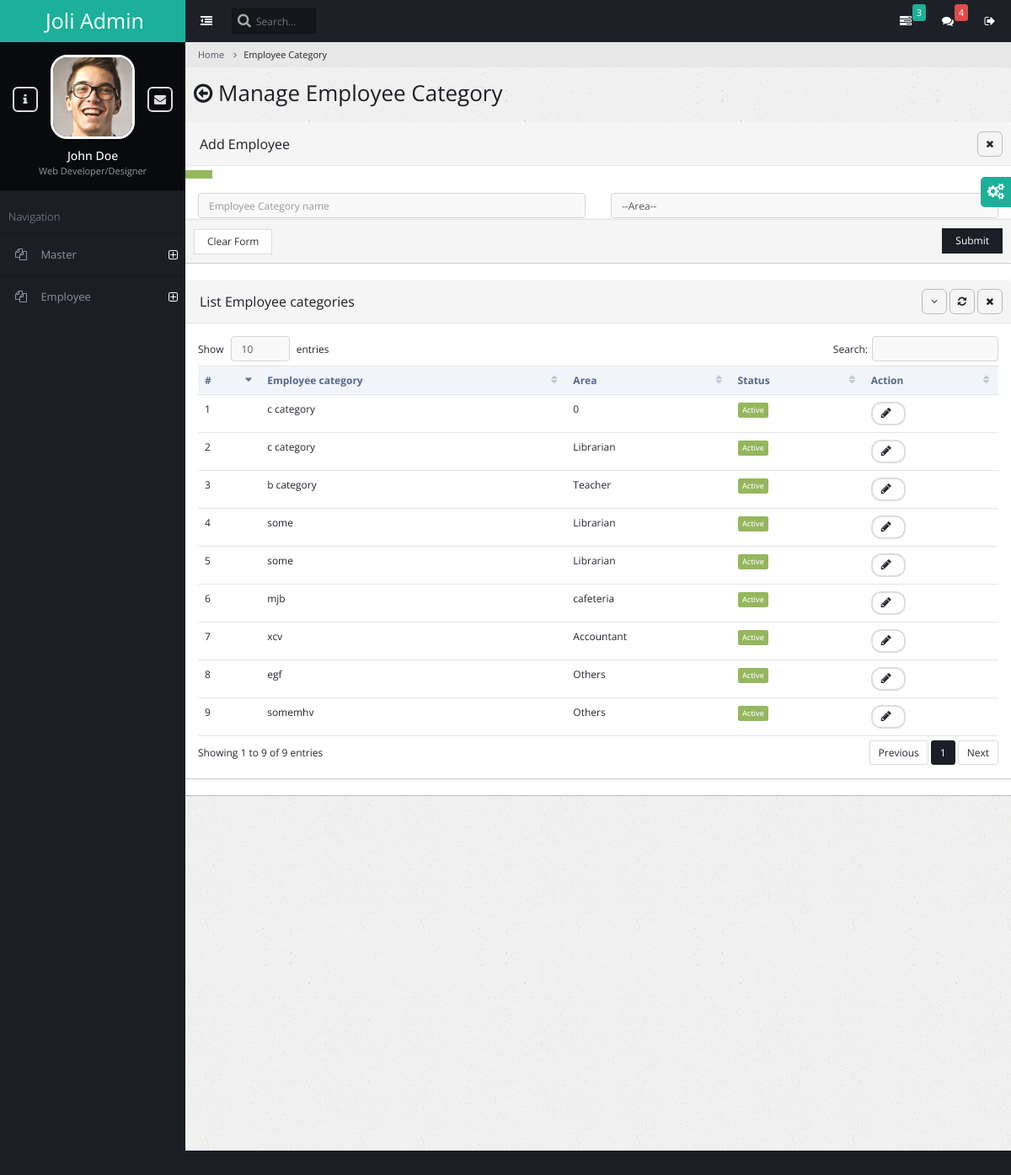
The app's page /admin_master_employee_category with its own data.
### admin_master/models.py (models this page shows)
class employee_category_master(models.Model):
    EMPLOYEE_CATEGORY_CHOICES=[
        (1,'Teacher'),
        (2,'Librarian'),
        (3,'cafeteria'),
        (4,'Accountant'),
        (5,'Others')
    ]
    name=models.CharField(max_length=100)
    area=models.IntegerField(choices=EMPLOYEE_CATEGORY_CHOICES)
    status=models.IntegerField(default=1)

### admin_master/views.py (the view, shortened to what this page needs)
# urls.py: path('admin_master_employee_category',admin_master_employee_category,name='master_employee'),
def admin_master_employee_category(request):
    message=''
    msg=''
    display=employee_category_master.objects.all()
    return render(request,'admin_master_employee_category_manage.html',{'msg':message,'mseg':msg,'display':display,'settings':settings})

### admin_master/templates/admin_master_employee_category_manage.html (shortened to what this page needs)
{% extends 'index.html' %}
{% load static %}
{% block content %}
<ul class="breadcrumb">
    <li><a href="#">Home</a></li>
    <li class="active">Employee Category</li>
</ul>
<div class="page-title">
    <h2><span class="fa fa-arrow-circle-o-left"></span> Manage Employee Category</h2>
</div>
<div class="panel panel-default">
    <div class="panel-heading">
    <h3 class="panel-title">Add Employee</h3>
<ul class="panel-controls">
<li><a href="#" class="panel-remove"><span class="fa fa-times"></span></a></li>
</ul>
</div>
{% if mesg != '' %}
<button class="btn btn-success" onClick="noty({text: 'Successful action', layout: 'topRight', type: 'success'});">{{mesg}}</button>
{% endif %}
<form method="post">{% csrf_token %}
    <div class="col-md-6 col-xs-6">
        <input type="text" class="form-control" autofocus required name="emp_cat_name" placeholder="Employee Category name"/>
    </div>
                <div class="form-group">
                    <div class="col-md-6 col-xs-6">
                        <select  class="form-control" name="area">
                            <option>--Area--</option>
                        </select>
                </div>
            </div>
    <div class="panel panel-default">
    <div class="panel-footer">
        <button class="btn btn-default">Clear Form</button>
        <button class="btn btn-primary pull-right">Submit</button>
    </div>
    </div>
</form>
     <div class="panel panel-default">
        <div class="panel-heading">
            <h3 class="panel-title">List Employee categories</h3>
            <ul class="panel-controls">
                <li><a href="#" class="panel-collapse"><span class="fa fa-angle-down"></span></a></li>
                <li><a href="#" class="panel-refresh"><span class="fa fa-refresh"></span></a></li>
                <li><a href="#" class="panel-remove"><span class="fa fa-times"></span></a></li>
            </ul>
        </div>
        <div class="panel-body">
            <table class="table datatable">
                <thead>
                    <tr>
                        <th>#</th>
                        <th>Employee category</th>
                        <th>Area</th>
                        <th>Status</th>
                        <th>Action</th>
                    </tr>
                </thead>
                <tbody>
                    {% for i in display %}
                    <tr id="tr{{i.id}}">
                        <td>{{forloop.counter}}</td>
                        <td>{{i.name}}</td>
                        <td>{{i.get_area_display}}</td>
                        <td>{% if i.status == 1 %}<span class="label label-success">Active</span>{% else %}
                            <span class="label label-danger">Deactive</span>{% endif %}</td>
                        <td><button class="btn btn-default btn-rounded btn-sm" onclick="edit_emp('{{i.id}}')"><span id="spinner{{i.id}}" class="fa fa-pencil"></span></button>
                        </td>
                    </tr>
                    {% endfor %}
                </tbody>
            </table>
        </div>
     </div>
{% endblock %}

### admin_general/templates/index.html (shortened to what this page needs)
{% load static %}
<!DOCTYPE html>
<html lang="en">
    <head>
        <link rel="stylesheet" type="text/css" id="theme" href="{% static 'css/theme-default.css' %}"/>
    </head>
    <body>
        <div class="page-container">
            <div class="page-sidebar">
                <ul class="x-navigation">
                    <li class="xn-logo">
                        <a href="index.html">Joli Admin</a>
                    </li>
                    <li class="xn-profile">
                        <div class="profile">
                            <div class="profile-image">
                                <img src="{% static 'assets/images/users/avatar.jpg' %}" alt="John Doe"/>
                            </div>
                            <div class="profile-data">
                                <div class="profile-data-name">John Doe</div>
                                <div class="profile-data-title">Web Developer/Designer</div>
                            </div>
                            <div class="profile-controls">
                                <a href="pages-profile.html" class="profile-control-left"><span class="fa fa-info"></span></a>
                                <a href="pages-messages.html" class="profile-control-right"><span class="fa fa-envelope"></span></a>
                            </div>
                        </div>
                    </li>
                    <li class="xn-title">Navigation</li>
                    <li class="xn-openable">
                        <a href="#"><span class="fa fa-files-o"></span> <span class="xn-text">Master</span></a>
                    </li>
                        <li class="xn-openable">
                            <a href="#"><span class="fa fa-files-o"></span> <span class="xn-text">Employee</span></a>
                        </li>
            </div>
            <div class="page-content">
                <ul class="x-navigation x-navigation-horizontal x-navigation-panel">
                    <li class="xn-icon-button">
                        <a href="#" class="x-navigation-minimize"><span class="fa fa-dedent"></span></a>
                    </li>
                    <li class="xn-search">
                        <form role="form">
                            <input type="text" name="search" placeholder="Search..."/>
                        </form>
                    </li>
                    <li class="xn-icon-button pull-right">
                        <a href="#" class="mb-control" data-box="#mb-signout"><span class="fa fa-sign-out"></span></a>
                    </li>
                    <li class="xn-icon-button pull-right">
                        <a href="#"><span class="fa fa-comments"></span></a>
                        <div class="informer informer-danger">4</div>
                    </li>
                    <li class="xn-icon-button pull-right">
                        <a href="#"><span class="fa fa-tasks"></span></a>
                        <div class="informer informer-warning">3</div>
                    </li>
                </ul>
              {% block content %} {% endblock %}
                        </div>
                    </div>
                    <div class="row">
						<div class="col-md-8">
                        </div>
                        <div class="col-md-4">
                        </div>
                    </div>
					<div class="chart-holder" id="dashboard-area-1" style="height: 200px;"></div>
                </div>
    </body>
</html>

### records on screen
employee_category_master: name "c category", area "0", status "Active"
employee_category_master: name "c category", area "Librarian", status "Active"
employee_category_master: name "b category", area "Teacher", status "Active"
employee_category_master: name "some", area "Librarian", status "Active"
employee_category_master: name "some", area "Librarian", status "Active"
employee_category_master: name "mjb", area "cafeteria", status "Active"
employee_category_master: name "xcv", area "Accountant", status "Active"
employee_category_master: name "egf", area "Others", status "Active"
employee_category_master: name "somemhv", area "Others", status "Active"
